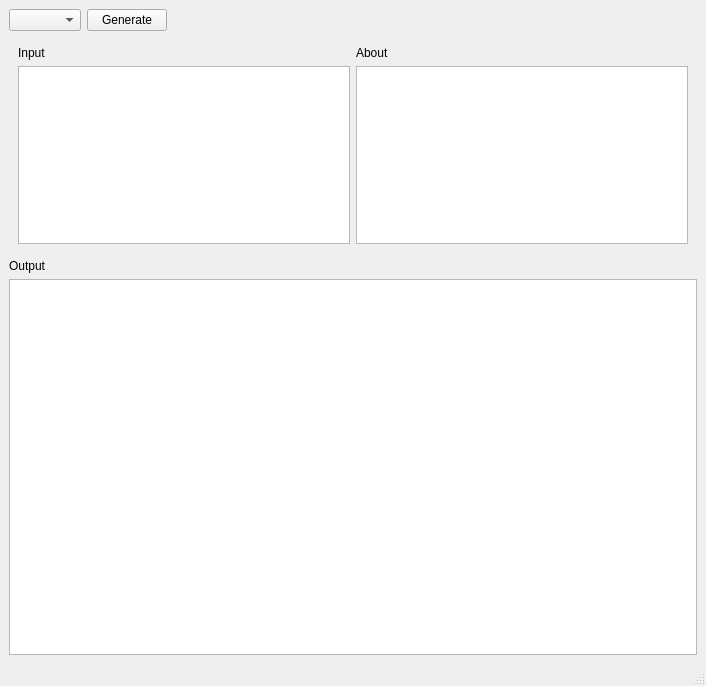
<?xml version="1.0" encoding="UTF-8"?>
<ui version="4.0">
 <class>MainWindow</class>
 <widget class="QMainWindow" name="MainWindow">
  <property name="geometry">
   <rect>
    <x>0</x>
    <y>0</y>
    <width>706</width>
    <height>686</height>
   </rect>
  </property>
  <property name="windowTitle">
   <string>TextGenerator</string>
  </property>
  <widget class="QWidget" name="centralwidget">
   <layout class="QVBoxLayout" name="verticalLayout">
    <item>
     <layout class="QGridLayout" name="gridLayout">
      <item row="0" column="1">
       <widget class="QComboBox" name="comboBox"/>
      </item>
      <item row="0" column="2">
       <widget class="QPushButton" name="pushButton">
        <property name="text">
         <string>Generate</string>
        </property>
       </widget>
      </item>
      <item row="0" column="3">
       <spacer name="horizontalSpacer">
        <property name="orientation">
         <enum>Qt::Horizontal</enum>
        </property>
        <property name="sizeHint" stdset="0">
         <size>
          <width>40</width>
          <height>20</height>
         </size>
        </property>
       </spacer>
      </item>
     </layout>
    </item>
    <item>
     <widget class="QWidget" name="widget" native="true">
      <property name="maximumSize">
       <size>
        <width>16777215</width>
        <height>216</height>
       </size>
      </property>
      <layout class="QGridLayout" name="gridLayout_2">
       <item row="1" column="0">
        <widget class="QPlainTextEdit" name="plainTextEditIn">
         <property name="plainText">
          <string/>
         </property>
        </widget>
       </item>
       <item row="0" column="0">
        <widget class="QLabel" name="label">
         <property name="text">
          <string>Input</string>
         </property>
        </widget>
       </item>
       <item row="0" column="1">
        <widget class="QLabel" name="label_3">
         <property name="text">
          <string>About</string>
         </property>
        </widget>
       </item>
       <item row="1" column="1">
        <widget class="QPlainTextEdit" name="plainTextEditAbout">
         <property name="readOnly">
          <bool>true</bool>
         </property>
        </widget>
       </item>
      </layout>
     </widget>
    </item>
    <item>
     <layout class="QVBoxLayout" name="verticalLayout_3">
      <item>
       <widget class="QLabel" name="label_2">
        <property name="text">
         <string>Output</string>
        </property>
       </widget>
      </item>
      <item>
       <widget class="QPlainTextEdit" name="plainTextEditOut">
        <property name="readOnly">
         <bool>true</bool>
        </property>
       </widget>
      </item>
     </layout>
    </item>
   </layout>
  </widget>
  <widget class="QMenuBar" name="menubar">
   <property name="geometry">
    <rect>
     <x>0</x>
     <y>0</y>
     <width>706</width>
     <height>21</height>
    </rect>
   </property>
  </widget>
  <widget class="QStatusBar" name="statusbar"/>
 </widget>
 <resources/>
 <connections/>
</ui>
